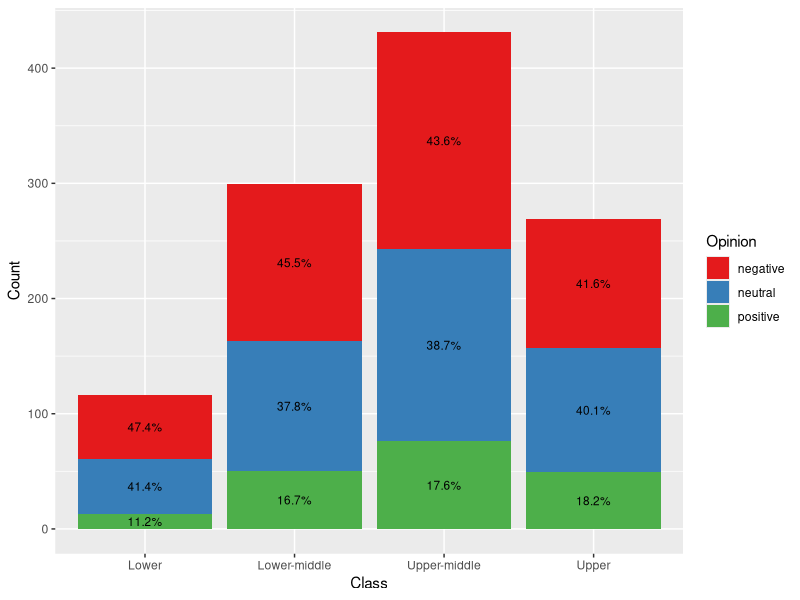
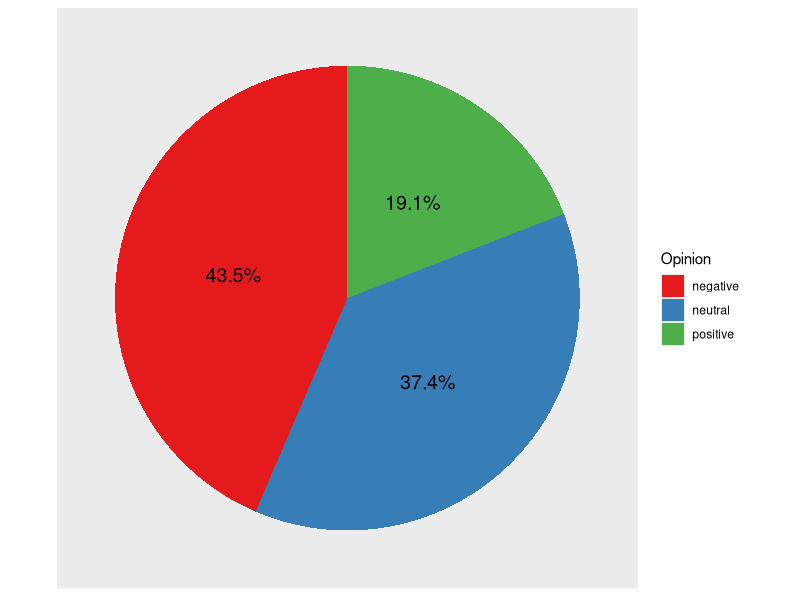

These charts were generated, in order, by the following R code:
# ============================== setup ========================================
library(tidyverse)

# loading data
data <- read.csv("data/Whatsgoodly - Thought Catalog Influencers.csv",
  stringsAsFactors = FALSE
)

# filtering data for question on annoyance
opinion_df <- data %>%
  filter(grepl("Does it annoy you", Question)) %>%
  mutate(Opinion = ifelse(grepl("Y", Answer), "negative",
    ifelse(grepl("N", Answer), "positive", "neutral")
  ))

# ==================== gathering relevant data for charts =====================
overall_opinion <- opinion_df %>%
  filter(Segment.Description == "Global results")

by_gender <- opinion_df %>%
  filter(Segment.Type == "Gender")

by_race <- opinion_df %>%
  filter(grepl("closely", Segment.Description))

by_econ <- opinion_df %>%
  filter(grepl("parents", Segment.Description)) %>%
  mutate(Class = ifelse(grepl("240", Segment.Description), "Upper",
    ifelse(grepl("160", Segment.Description), "Upper-middle",
      ifelse(grepl("9", Segment.Description), "Lower-middle",
        "Lower"
      )
    )
  )) %>%
  mutate(Class = factor(Class, levels = c("Lower", "Lower-middle", "Upper-middle", "Upper")))

by_university <- opinion_df %>%
  filter(Segment.Type == "University")

by_major <- opinion_df %>%
  filter(grepl("What's your major", Segment.Description))

# =============================== charts ======================================

# pie chart of overall opinion
opinion_all <- ggplot(data = overall_opinion, aes(x = "", y = Count, fill = Opinion)) +
  geom_bar(width = 1, stat = "identity") +
  geom_text(
    label = paste0(pull(overall_opinion, Percentage) * 100, "%"),
    size = 5,
    position = position_stack(vjust = .5)
  ) +
  coord_polar("y", start = 0) +
  scale_fill_brewer(palette = "Set1") +
  theme(
    axis.title.x = element_blank(),
    axis.title.y = element_blank(),
    axis.text = element_blank(),
    axis.ticks = element_blank(),
    panel.grid = element_blank()
  )

# stacked bar plot of opion count by class
chart_econ <- ggplot(data = by_econ, aes(x = Class, Count, fill = Opinion)) +
  geom_col() +
  geom_text(
    label = paste0(pull(by_econ, Percentage) * 100, "%"),
    size = 3,
    position = position_stack(vjust = .5)
  ) +
  scale_fill_brewer(palette = "Set1")
